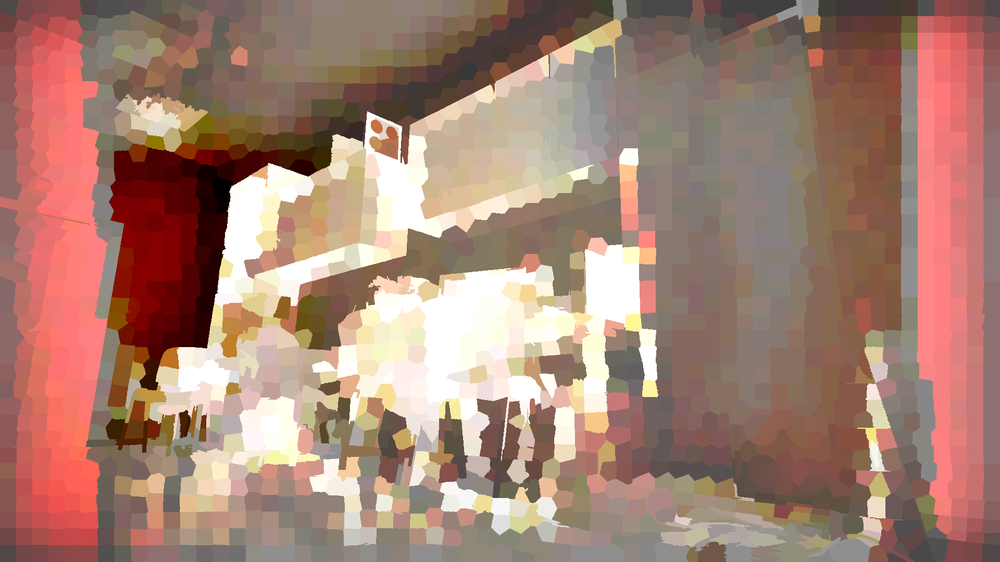
#> input picture test_fill/00000.png, 1000 x 562 px, shrunk from 1920 x 1080 before the run, found by its file name
$ python black_to_white.py
#> lines starting #> are read from the running program, lines starting #| are printed output that depends on the picture; after the words box and inside, x2 and y2 are one past the last pixel; in counts of white or black regions, pixels touching at a corner belong together
import cv2

img = cv2.imread('results/00000.png')
#> img is the input picture: shape (562, 1000, 3); mean B, G, R 115.3, 129.4, 165.4

(row, col, channels) = img.shape
#> row = 562; col = 1000; channels = 3

for r in range(row):
    for c in range(col):
        px = img[r][c]
        if all(px == 0):
            img[r][c] = 255
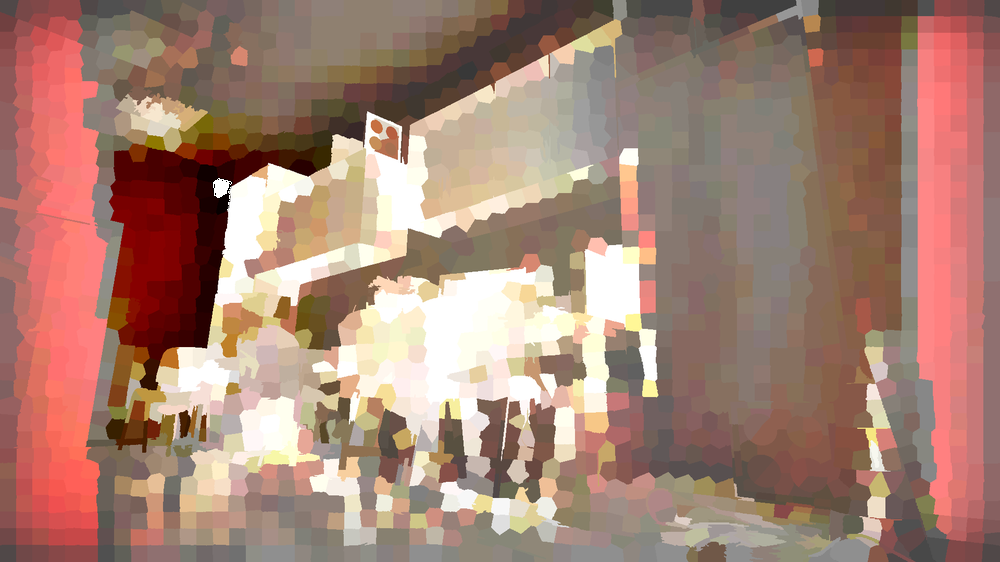
#> img: shape (562, 1000, 3); 0.05% of pixels changed, all inside (x1, y1, x2, y2) = (213, 178, 232, 210)

cv2.imwrite('results/00000_bw.png', img)
